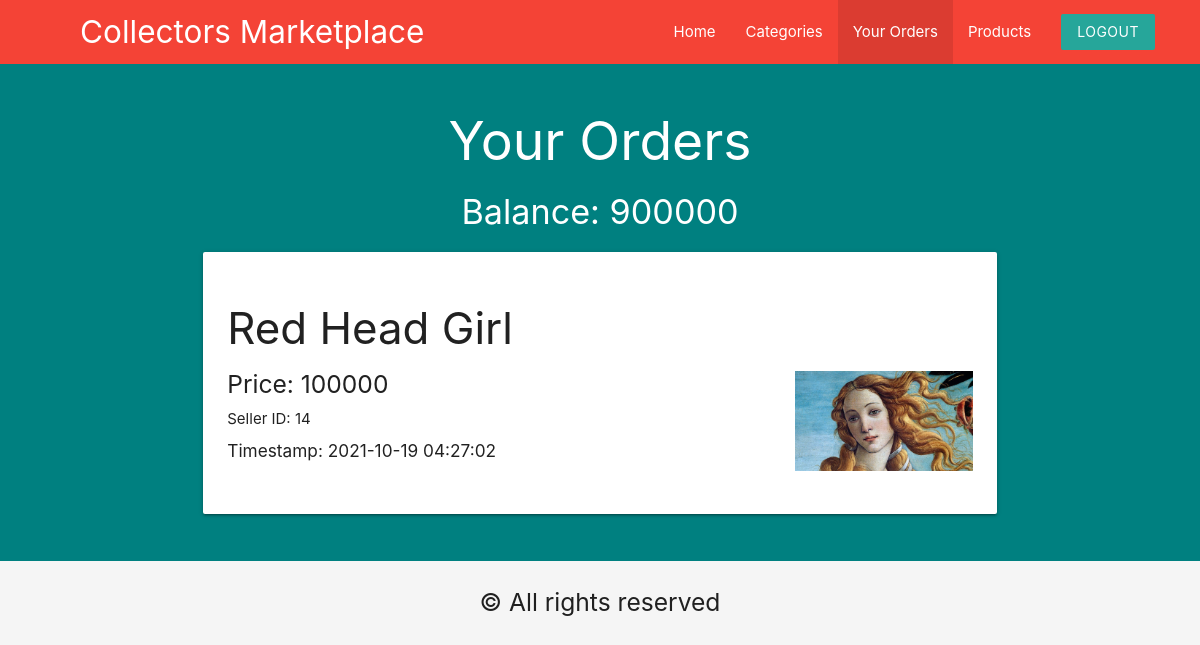
The app's page /user/user_orders.php (signed in), older data.
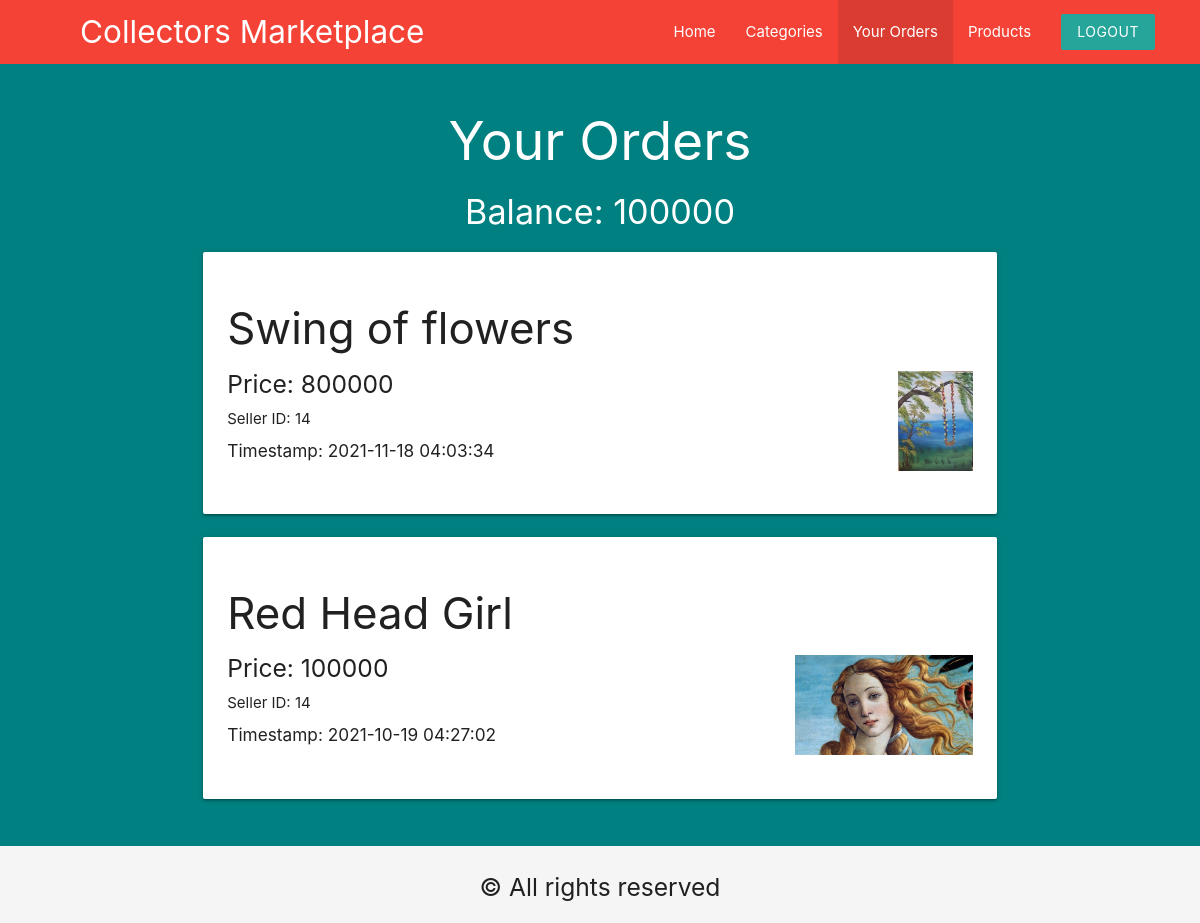
The same page, newer data.
### tables this page shows
CREATE TABLE `customers` (
  `cust_id` int(5) NOT NULL,
  `cust_username` varchar(50) NOT NULL,
  `cust_pass` int(11) NOT NULL,
  `cust_name` varchar(20) NOT NULL,
  `cust_addr` text NOT NULL,
  `cust_email` varchar(50) NOT NULL,
  `cust_image` varchar(255) NOT NULL,
  `cust_phone` bigint(10) NOT NULL,
  `cust_balance` int(5) NOT NULL
);

CREATE TABLE `transactions` (
  `cust_id` int(5) NOT NULL,
  `seller_id` int(5) NOT NULL,
  `timestamp` timestamp NOT NULL DEFAULT current_timestamp(),
  `trans_id` int(10) NOT NULL,
  `product_id` int(5) NOT NULL,
  `Total` int(11) NOT NULL
);

### user/user_orders.php (the view, shortened to what this page needs)
<?php
    include("../templates/database_conn.php");
    $uid=$_SESSION['USER_ID'];
    $sql1="SELECT * FROM `customers` WHERE cust_id ='$uid'";
    $res=mysqli_query($con,$sql1);
    $urow = mysqli_fetch_array($res, MYSQLI_ASSOC);
    $sql2="SELECT * FROM `transactions` where `cust_id`='$uid' order by `timestamp` desc";
    $res2=mysqli_query($con,$sql2);
    $row2 =mysqli_fetch_all($res2, MYSQLI_ASSOC);
?>
<!DOCTYPE html>
<html lang="en">
<head>
    <link rel="stylesheet" href="../templates/stylesheet.css">
    <link rel="stylesheet" href="https://cdnjs.cloudflare.com/ajax/libs/materialize/1.0.0/css/materialize.min.css">
</head>
<body class="grey lighten-4" >
<nav class="red z-depth-0" style="padding-right: 30px;padding-left: 80px;">
		<div>
			<a href="user_home.php" class="brand-logo brand-text hide-on-med-and-down">Collectors Marketplace</a>
            <ul id="nav-mobile" class="right">
                <li ><a href="user_home.php">Home</a></li>
                <li ><a href="user_categories.php">Categories</a></li>
                <li class="active"><a href="user_orders.php">Your Orders</a></li>
                <li><a href="All_products.php">Products</a></li>
				<li><a href="user_logout.php" class="btn brand z-depth-0">Logout</a></li>
		    </ul>
		</div>
</nav>
<div class="blackbgbg">
<div class="container">
    <section>
    <div class="row">
    <h2 class="white-text" style="text-align:center;">Your Orders</h2>
    <h4 class="white-text center">Balance: <?php echo $urow['cust_balance'];?></h4>
<?php foreach($row2 as $p){ ?>
            <div class="col s12 md6">
  				    <div class="card">
                        <div class="card-content">
                            <?php
                            $k=$p['product_id'];
                                $sql3="Select * from product where product_id='$k'";
                                $res3=mysqli_query($con,$sql3);
                                $row3=mysqli_fetch_array($res3,MYSQLI_ASSOC);
                            ?>
                          <h3><?php print_r($row3['product_name']); ?></h3>
                          <img class="right" src="<?php print_r($row3['product_img']); ?>" height="100px">
                        <div>
                          <h5>Price: <?php echo $p['Total'];?></h5>
                          <h7>Seller ID: <?php echo $p['seller_id'];?></h7>
                          <h6> Timestamp: <?php echo $p['timestamp'];?></h6>
                          <br>
                          </div>
                        </div>
                    </div>
            </div>
        <?php } ?>
    </div>
</div>
</div>
<section class="footer">
        <div class="container textcenter">
            <h5>© All rights reserved<br>
        </div>
</section>

Row changes from the older to the newer data that the page shows:
changed customers: cust_balance "900000" → "100000"
added transactions: value "Swing of flowers", Total "800000", seller "14", timestamp "2021-11-18 04:03:34"
